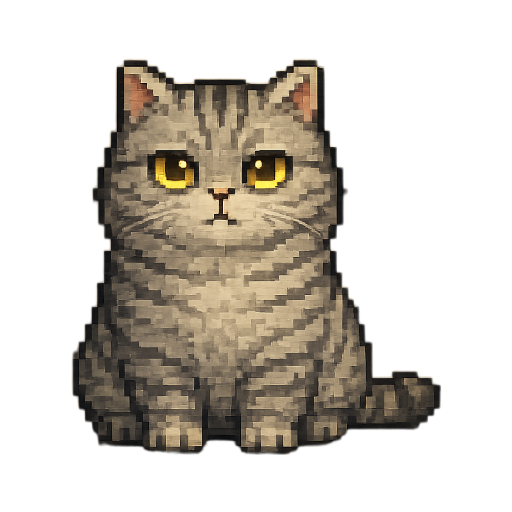
#> input picture assets/flametail-fox.png, 512 x 512 px
$ python -i process_greyshade_cat_inbox.py   (imports and definitions only)
#> lines starting #> are read from the running program, lines starting #| are printed output that depends on the picture
#> further down, picture is the input picture: PIL image 512x512 RGBA; mean R, G, B, A 47.6, 42, 33.6, 94.4
#!/usr/bin/env python
"""Process greyshade-cat inbox animation grids into 128x128 runtime assets."""

from __future__ import annotations

import json
import math
import re
import subprocess
from dataclasses import dataclass
from pathlib import Path
from typing import Any

import numpy as np
from PIL import Image, ImageFilter


ROOT = Path(__file__).resolve().parents[1]
CAT_ROOT = ROOT / "assets" / "characters" / "greyshade-cat"
INBOX = CAT_ROOT / "inbox"
METADATA = CAT_ROOT / "metadata"
ANIMATIONS_JSON = METADATA / "animations.json"
PREVIEWS = METADATA / "previews"
REPORT_JSON = METADATA / "greyshade-cat_128_processing_report.json"

FRAME_SIZE = 128
ANCHOR = {"x": 0.5, "y": 1}


@dataclass(frozen=True)
class Spec:
    category: str
    frame_count: int
    fps: int
    loop: bool


SPECS: dict[str, Spec] = {
    "idle_calm": Spec("emotion", 8, 8, True),
    "idle_defensive": Spec("emotion", 8, 8, True),
    "idle_distant": Spec("emotion", 8, 7, True),
    "blink": Spec("emotion", 3, 10, False),
    "touch_guarded": Spec("touch", 6, 10, False),
    "touch_accept": Spec("touch", 6, 10, False),
    "touch_reject": Spec("touch", 6, 10, False),
    "hug": Spec("touch", 6, 10, False),
    "sit": Spec("movement", 6, 8, True),
    "sleep": Spec("movement", 8, 6, True),
    "right_walk": Spec("movement", 8, 6, True),
    "attack_basic": Spec("battle", 6, 12, False),
    "defend": Spec("battle", 6, 10, False),
    "hit": Spec("battle", 4, 12, False),
    "idle_sick": Spec("emotion", 8, 4, True),
    "idle_angry": Spec("emotion", 6, 6, True),
    "idle_sad": Spec("emotion", 6, 5, True),
    "idle_dance": Spec("special", 8, 8, True),
    "idle_wash": Spec("special", 8, 8, True),
    "idle_wake": Spec("special", 8, 7, False),
    "idle_happy": Spec("emotion", 8, 7, True),
    "special_wake": Spec("special", 8, 7, False),
    "left_walk": Spec("movement", 8, 6, True),
    "special_left_walk": Spec("special", 8, 6, False),
    "special_angry": Spec("special", 6, 8, False),
    "idle_enjoy": Spec("emotion", 8, 7, True),
    "special_sad": Spec("special", 6, 6, False),
    "special_dance": Spec("special", 8, 8, True),
    "special_wash": Spec("special", 8, 8, False),
}


def natural_key(path: Path) -> list[int | str]:
    return [int(part) if part.isdigit() else part.lower() for part in re.split(r"(\d+)", path.name)]


# [178 lines left out: functions parse_source_name, source_has_alpha, choose_layout, pad_to_grid, background_mask, connected_background_mask and 2 more, not called in this run]


def remove_tiny_components(image: Image.Image, min_pixels: int = 10) -> Image.Image:
#> called with min_pixels = 10
    image = image.convert("RGBA")
    alpha = image.getchannel("A")
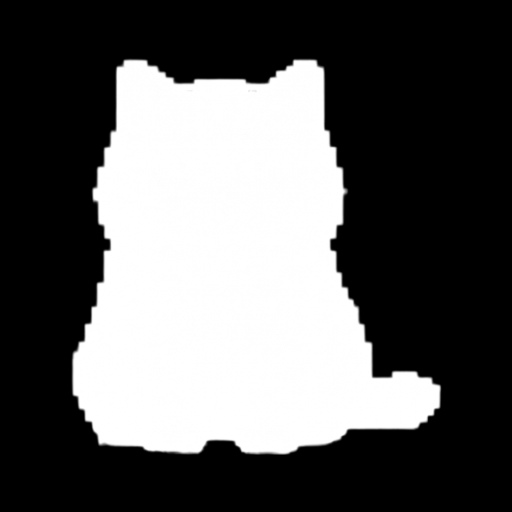
#> alpha: PIL image 512x512 L; min 0, max 255, mean 94.4
    pixels = image.load()
    width, height = image.size
#> width = 512; height = 512
    visited: set[tuple[int, int]] = set()

    for start_y in range(height):
        for start_x in range(width):
            if (start_x, start_y) in visited or alpha.getpixel((start_x, start_y)) == 0:
                continue
            stack = [(start_x, start_y)]
            visited.add((start_x, start_y))
            component: list[tuple[int, int]] = []
            while stack:
                x, y = stack.pop()
                component.append((x, y))
                for ny in range(max(0, y - 1), min(height, y + 2)):
                    for nx in range(max(0, x - 1), min(width, x + 2)):
                        point = (nx, ny)
                        if point in visited or alpha.getpixel(point) == 0:
                            continue
                        visited.add(point)
                        stack.append(point)

            if len(component) < min_pixels:
                for x, y in component:
                    r, g, b, _ = pixels[x, y]
                    pixels[x, y] = (r, g, b, 0)
#> after the loop, component = 100418 items; visited = 100418 items

    return image


# [123 lines left out: functions remove_background_like_pixels, residual_fringe_pixels, extract_grid_cell, normalize_frame, content_boxes, build_strip and 2 more, not called in this run]


def save_metadata(data: dict[str, Any]) -> None:
    METADATA.mkdir(parents=True, exist_ok=True)
    ANIMATIONS_JSON.write_text(json.dumps(data, indent=2, ensure_ascii=False) + "\n", encoding="utf-8")


def relative_asset_path(path: Path) -> str:
    return "./" + path.relative_to(ROOT).as_posix()


# [180 lines left out: functions process_one, git_status_short, main, not called in this run]


# [2 lines not run here, left out]

>>> from PIL import Image
>>> picture = Image.open('../assets/flametail-fox.png')
>>> result = remove_tiny_components(picture)
